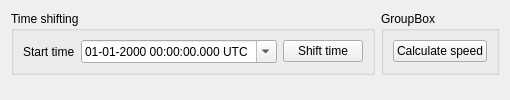
         <widget class="QWidget" name="tabProcessing">
          <attribute name="title">
           <string>Process data</string>
          </attribute>
          <layout class="QFormLayout" name="formLayout">
           <item row="0" column="0">
            <widget class="QGroupBox" name="timeShiftingBox">
             <property name="title">
              <string>Time shifting</string>
             </property>
             <layout class="QHBoxLayout" name="horizontalLayout">
              <item>
               <widget class="QLabel" name="label">
                <property name="text">
                 <string>Start time</string>
                </property>
               </widget>
              </item>
              <item>
               <widget class="QDateTimeEdit" name="startDateTime">
                <property name="minimumSize">
                 <size>
                  <width>196</width>
                  <height>0</height>
                 </size>
                </property>
                <property name="maximumSize">
                 <size>
                  <width>196</width>
                  <height>16777215</height>
                 </size>
                </property>
                <property name="displayFormat">
                 <string>dd-MM-yyyy HH:mm:ss.zzz t</string>
                </property>
                <property name="calendarPopup">
                 <bool>true</bool>
                </property>
                <property name="timeSpec">
                 <enum>Qt::UTC</enum>
                </property>
               </widget>
              </item>
              <item>
               <widget class="QPushButton" name="pushButton">
                <property name="text">
                 <string>Shift time</string>
                </property>
               </widget>
              </item>
             </layout>
            </widget>
           </item>
           <item row="0" column="1">
            <widget class="QGroupBox" name="caclculateSpeedBox">
             <property name="title">
              <string>GroupBox</string>
             </property>
             <layout class="QHBoxLayout" name="horizontalLayout_2">
              <item>
               <widget class="QPushButton" name="buttonCalculateSpeed">
                <property name="text">
                 <string>Calculate speed</string>
                </property>
               </widget>
              </item>
             </layout>
            </widget>
           </item>
          </layout>
         </widget>
